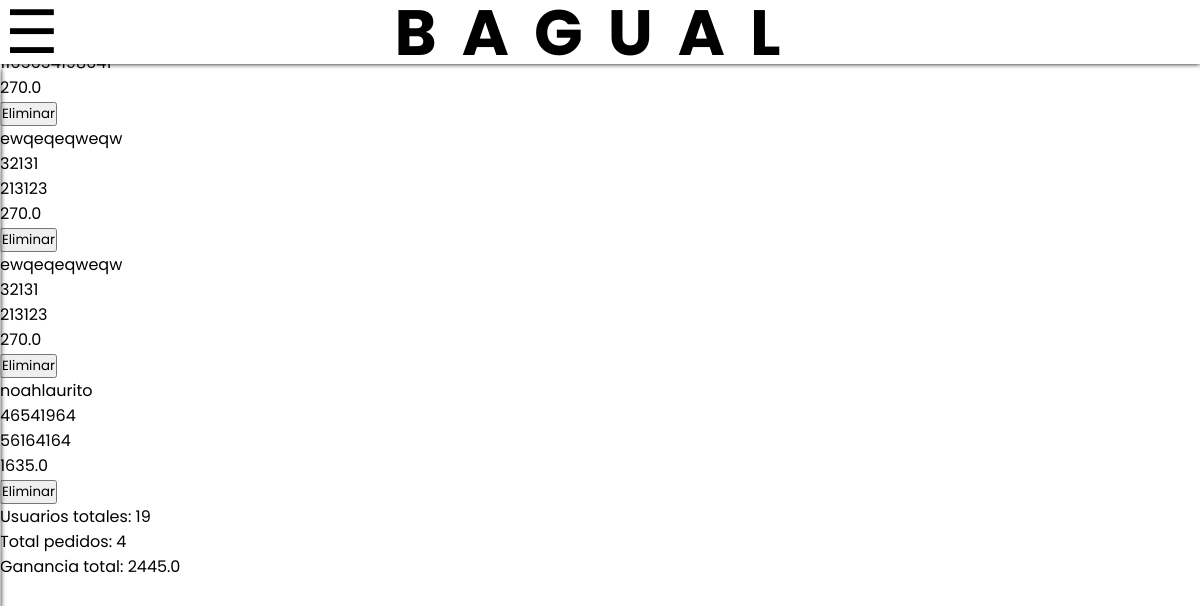
Screenshot of /datos/ (signed in) with the database file from the repository.
### ecommerce/models.py (models this page shows)
class pedidos(models.Model):
    nombre = models.TextField()
    DNI = models.IntegerField()
    telefono = models.IntegerField()
    total = models.FloatField()

### ecommerce/views.py (the view)
# urls.py: path('datos/', views.verPedidos, name="verPedidos"),
@staff_member_required
@login_required
def verPedidos(request):
    ventas = pedidos.objects.all()
    totalPedidos = pedidos.objects.all().count()
    totalCliente = User.objects.all().count()
    totalGanancia = 0
    for i in ventas:
        totalGanancia += i.total
    return render(request, 'pedidosTotales.html',{
        'pedidos': ventas,
        'total': totalPedidos,
        'totalCliente': totalCliente,
        'ganancia': totalGanancia
    })

### ecommerce/templates/pedidosTotales.html (shortened to what this page needs)
{% extends 'base.html' %}
{% load static %}
    {% block content %}
        {% for pedido in pedidos %}
            <div class="cardPedido">
                <p>{{pedido.nombre}}</p>
                <p>{{pedido.DNI}}</p>
                <p>{{pedido.telefono}}</p>
                <p>{{pedido.total}}</p>
                <form action="{% url 'eliminarPedido' pedido.id %}" method="POST">
                    <button>
                        Eliminar
                    </button>
                </form>
            </div>
        {% endfor %}
        <p>Usuarios totales: {{totalCliente}}</p>
        {% if total != 0 %}
            <p>Total pedidos: {{total}}</p>
            <p>Ganancia total: {{ganancia}}</p>
        {% else %}
            <h1>NO HAY PEDIDOS</h1>
        {% endif %}
    {% endblock content %}

### ecommerce/static/base.css (style rules this page uses)
* { padding: 0; margin: 0; font-family: "Poppins"; box-sizing: border-box; }

### rows the page displays
pedidos: total "270.0"
pedidos: nombre "ewqeqeqweqw", DNI "32131", telefono "213123", total "270.0"
pedidos: nombre "ewqeqeqweqw", DNI "32131", telefono "213123", total "270.0"
pedidos: nombre "noahlaurito", DNI "46541964", telefono "56164164", total "1635.0"

### other values shown
{{ totalCliente }} "19"
{{ total }} "4"
{{ ganancia }} "2445.0"
